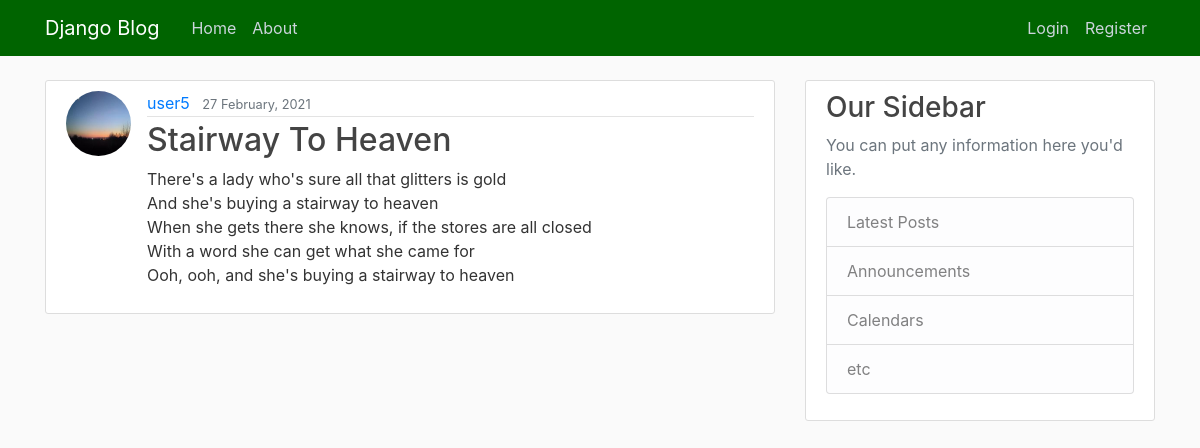
Screenshot of /post/9/ with the database file from the repository.
### blog/models.py (models this page shows, shortened)
class Post(models.Model):
    title = models.CharField(max_length=100)
    content = models.TextField()
    date_posted = models.DateTimeField(default=timezone.now)
    author = models.ForeignKey(User, on_delete=models.CASCADE)

### users/models.py (models this page shows, shortened)
class Profile(models.Model):
    user = models.OneToOneField(User, on_delete=models.CASCADE)
    image = models.ImageField(default='default.jpg', upload_to='profile_pics')

### blog/views.py (the view)
# urls.py: path('post/<int:pk>/', PostDetailView.as_view(), name='post-detail'),
class PostDetailView(DetailView):
    model = Post

### blog/templates/blog/post_detail.html (shortened to what this page needs)
{% extends "blog/base.html" %}
{% block content %}
        <article class="media content-section">
          <img class="rounded-circle article-img" src="{{ object.author.profile.image.url }}">
          <div class="media-body">
            <div class="article-metadata">
              <a class="mr-2" href="#">{{ object.author }}</a>
              <small class="text-muted">{{ object.date_posted|date:"d F, Y" }}</small>
            </div>
            <h2 class="article-title">{{ object.title }}</h2>
            <p class="article-content">{{ object.content }}</p>
          </div>
        </article>
{% endblock content %}

### blog/static/blog/main.css (style rules this page uses)
body { background: #fafafa; color: #333333; margin-top: 5rem; }
h1, h2, h3, h4, h5, h6 { color: #444444; }
.content-section { background: #ffffff; padding: 10px 20px; border: 1px solid #dddddd; border-radius: 3px; margin-bottom: 20px; }
.article-title { color: #444444; }
.article-content { white-space: pre-line; }
.article-img { height: 65px; width: 65px; margin-right: 16px; }
.article-metadata { padding-bottom: 1px; margin-bottom: 4px; border-bottom: 1px solid #e3e3e3 }

### rows the page displays
Post: author.profile.image (picture), author "user5", date_posted "27 February, 2021", title "Stairway To Heaven", content "There's a lady who's sure all that glitters is gold And she's buying a stairway to heaven When she gets there she knows, if the stores are all closed With a word she can get what she came for Ooh, ooh, and she's buying a stairway to heaven"
